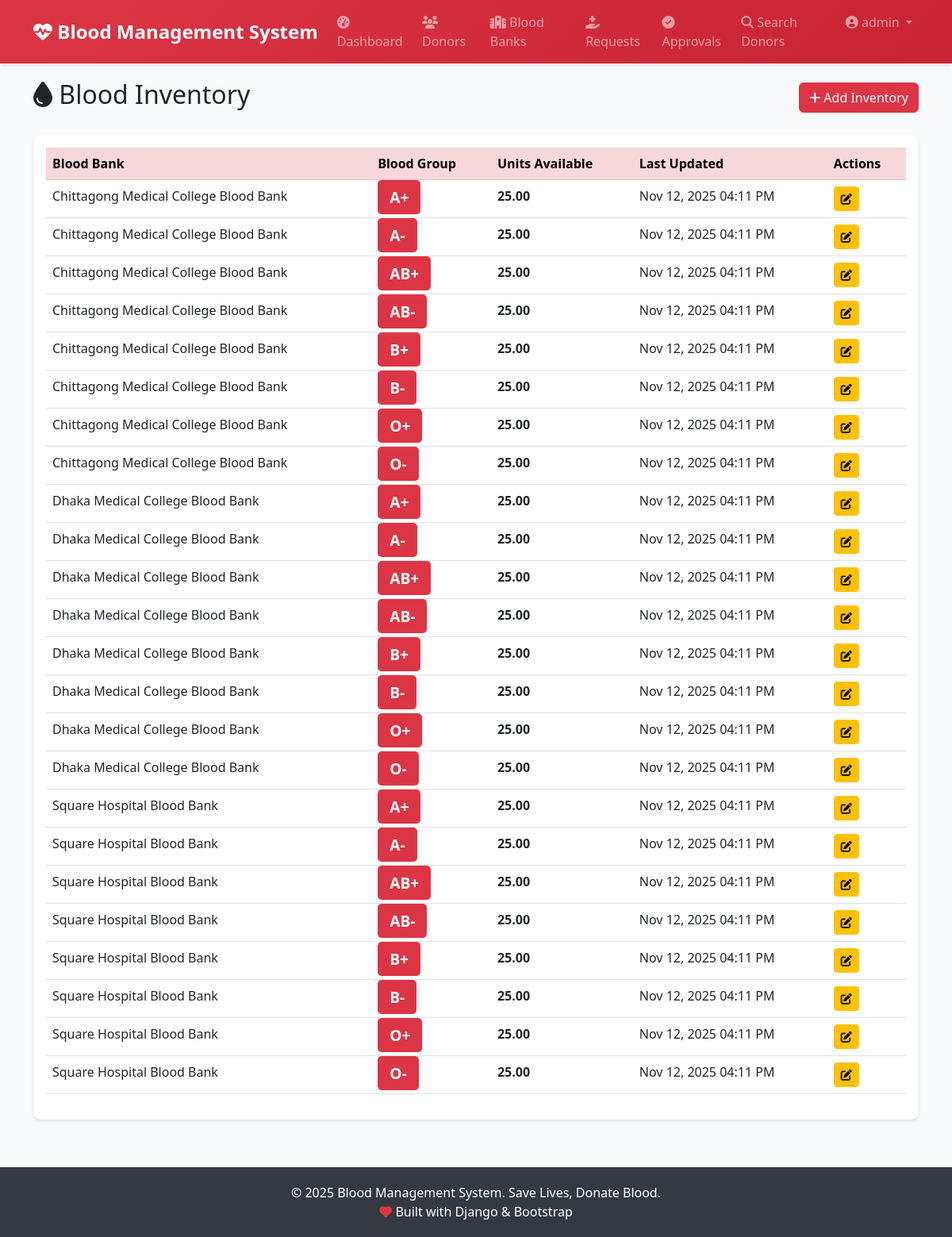
The page /inventory/ (signed in) on the database its author committed.
### accounts/models.py (models this page shows, shortened)
class User(AbstractUser):
    USER_TYPE_CHOICES = (
        ('admin', 'Admin'),
        ('donor', 'Donor'),
    )
    user_type = models.CharField(max_length=10, choices=USER_TYPE_CHOICES, default='donor')
    phone_number = models.CharField(max_length=15, blank=True)
    email = models.EmailField(unique=True)
    class Meta:
        db_table = 'users'
        verbose_name = 'User'
        verbose_name_plural = 'Users'

### blood_banks/models.py (models this page shows, shortened)
class BloodInventory(models.Model):
    BLOOD_GROUP_CHOICES = (
        ('A+', 'A+'),
        ('A-', 'A-'),
        ('B+', 'B+'),
        ('B-', 'B-'),
        ('AB+', 'AB+'),
        ('AB-', 'AB-'),
        ('O+', 'O+'),
        ('O-', 'O-'),
    )
    blood_bank = models.ForeignKey(BloodBank, on_delete=models.CASCADE, related_name='inventory')
    blood_group = models.CharField(max_length=3, choices=BLOOD_GROUP_CHOICES)
    units_available = models.DecimalField(max_digits=6, decimal_places=2, default=0)
    last_updated = models.DateTimeField(auto_now=True)
    class Meta:
        db_table = 'blood_inventory'
        verbose_name = 'Blood Inventory'
        verbose_name_plural = 'Blood Inventories'
        unique_together = ['blood_bank', 'blood_group']
        ordering = ['blood_bank', 'blood_group']

class BloodBank(models.Model):
    name = models.CharField(max_length=200)
    address = models.TextField()
    city = models.CharField(max_length=100)
    state = models.CharField(max_length=100, blank=True)
    zip_code = models.CharField(max_length=10, blank=True)
    phone_number = models.CharField(max_length=15)
    email = models.EmailField()
    is_active = models.BooleanField(default=True)
    created_at = models.DateTimeField(auto_now_add=True)
    updated_at = models.DateTimeField(auto_now=True)
    class Meta:
        db_table = 'blood_banks'
        verbose_name = 'Blood Bank'
        verbose_name_plural = 'Blood Banks'
        ordering = ['name']

### blood_banks/views.py (the view)
# urls.py: path('inventory/', views.blood_inventory_list, name='blood_inventory_list'),
@login_required
def blood_inventory_list(request):
    inventory = BloodInventory.objects.all().order_by('blood_bank', 'blood_group')
    return render(request, 'blood_banks/inventory_list.html', {'inventory': inventory})

### templates/blood_banks/inventory_list.html (shortened to what this page needs)
{% extends 'base.html' %}
{% block content %}
<div class="row mb-4">
    <div class="col-12 d-flex justify-content-between align-items-center">
        <h2><i class="fas fa-tint"></i> Blood Inventory</h2>
        {% if user.user_type == 'admin' %}
        <a href="{% url 'blood_inventory_create' %}" class="btn btn-danger">
            <i class="fas fa-plus"></i> Add Inventory
        </a>
        {% endif %}
    </div>
</div>
{% if inventory %}
<div class="row">
    <div class="col-12">
        <div class="card">
            <div class="card-body">
                <div class="table-responsive">
                    <table class="table table-hover">
                        <thead class="table-danger">
                            <tr>
                                <th>Blood Bank</th>
                                <th>Blood Group</th>
                                <th>Units Available</th>
                                <th>Last Updated</th>
                                {% if user.user_type == 'admin' %}
                                <th>Actions</th>
                                {% endif %}
                            </tr>
                        </thead>
                        <tbody>
                            {% for item in inventory %}
                            <tr>
                                <td>{{ item.blood_bank.name }}</td>
                                <td><span class="blood-group-badge bg-danger text-white">{{ item.blood_group }}</span></td>
                                <td><strong>{{ item.units_available|floatformat:2 }}</strong></td>
                                <td>{{ item.last_updated|date:"M d, Y h:i A" }}</td>
                                {% if user.user_type == 'admin' %}
                                <td>
                                    <a href="{% url 'blood_inventory_update' item.pk %}" class="btn btn-sm btn-warning">
                                        <i class="fas fa-edit"></i>
                                    </a>
                                </td>
                                {% endif %}
                            </tr>
                            {% endfor %}
                        </tbody>
                    </table>
                </div>
            </div>
        </div>
    </div>
</div>
{% else %}
<div class="alert alert-info">
    <i class="fas fa-info-circle"></i> No inventory data available.
</div>
{% endif %}
{% endblock %}

### templates/base.html (shortened to what this page needs)
<!DOCTYPE html>
<html lang="en">
<head>
    <link href="https://cdn.jsdelivr.net/npm/bootstrap@5.3.0/dist/css/bootstrap.min.css" rel="stylesheet">
    <link rel="stylesheet" href="https://cdnjs.cloudflare.com/ajax/libs/font-awesome/6.4.0/css/all.min.css">
</head>
<body>
    <nav class="navbar navbar-expand-lg navbar-dark">
        <div class="container">
            <a class="navbar-brand" href="{% url 'home' %}">
                <i class="fas fa-heartbeat"></i> Blood Management System
            </a>
            <div class="collapse navbar-collapse" id="navbarNav">
                <ul class="navbar-nav ms-auto">
                    {% if user.is_authenticated %}
                        {% if user.user_type == 'admin' %}
                            <li class="nav-item">
                                <a class="nav-link" href="{% url 'admin_dashboard' %}">
                                    <i class="fas fa-tachometer-alt"></i> Dashboard
                                </a>
                            </li>
                            <li class="nav-item">
                                <a class="nav-link" href="{% url 'admin_donors_list' %}">
                                    <i class="fas fa-users"></i> Donors
                                </a>
                            </li>
                            <li class="nav-item">
                                <a class="nav-link" href="{% url 'blood_bank_list' %}">
                                    <i class="fas fa-hospital"></i> Blood Banks
                                </a>
                            </li>
                            <li class="nav-item">
                                <a class="nav-link" href="{% url 'blood_request_list' %}">
                                    <i class="fas fa-hand-holding-medical"></i> Requests
                                </a>
                            </li>
                            <li class="nav-item">
                                <a class="nav-link" href="{% url 'donation_approval_list' %}">
                                    <i class="fas fa-check-circle"></i> Approvals
                                </a>
                            </li>
                        {% endif %}
                        <li class="nav-item">
                            <a class="nav-link" href="{% url 'donor_search' %}">
                                <i class="fas fa-search"></i> Search Donors
                            </a>
                        </li>
                        <li class="nav-item dropdown">
                            <a class="nav-link dropdown-toggle" href="#" id="navbarDropdown" role="button" data-bs-toggle="dropdown">
                                <i class="fas fa-user-circle"></i> {{ user.username }}
                            </a>
                        </li>
                    {% endif %}
                </ul>
            </div>
        </div>
    </nav>
    <div class="content-wrapper">
        <div class="container">
            {% block content %}{% endblock %}
        </div>
    </div>
    <footer class="footer text-center">
        <div class="container">
            <p class="mb-0">&copy; 2025 Blood Management System. Save Lives, Donate Blood.</p>
            <p class="mb-0">
                <i class="fas fa-heart text-danger"></i> Built with Django & Bootstrap
            </p>
        </div>
    </footer>
</body>
</html>

### templates/base.html (style rules this page uses)
:root { --primary-color: #dc3545; --secondary-color: #6c757d; --success-color: #28a745; --danger-color: #dc3545; }
body { font-family: 'Segoe UI', Tahoma, Geneva, Verdana, sans-serif; background-color: #f8f9fa; }
.navbar { background: linear-gradient(135deg, #dc3545 0%, #c82333 100%); box-shadow: 0 2px 4px rgba(0,0,0,.1); }
.navbar-brand { font-weight: bold; font-size: 1.5rem; }
.navbar-brand i { color: #fff; }
.content-wrapper { min-height: calc(100vh - 120px); padding: 20px 0; }
.card { border: none; border-radius: 10px; box-shadow: 0 2px 4px rgba(0,0,0,.1); transition: transform 0.3s; }
.footer { background-color: #343a40; color: #fff; padding: 20px 0; margin-top: 40px; }
.blood-group-badge { font-size: 1.2rem; font-weight: bold; padding: 8px 15px; border-radius: 5px; }

### rows shown on the page
User: username "admin"
BloodInventory: blood_bank.name "Chittagong Medical College Blood Bank", blood_group "A+", units_available "25.00", last_updated "Nov 12, 2025 04:11 PM"
BloodInventory: blood_bank.name "Chittagong Medical College Blood Bank", blood_group "A-", units_available "25.00", last_updated "Nov 12, 2025 04:11 PM"
BloodInventory: blood_bank.name "Chittagong Medical College Blood Bank", blood_group "AB+", units_available "25.00", last_updated "Nov 12, 2025 04:11 PM"
BloodInventory: blood_bank.name "Chittagong Medical College Blood Bank", blood_group "AB-", units_available "25.00", last_updated "Nov 12, 2025 04:11 PM"
BloodInventory: blood_bank.name "Chittagong Medical College Blood Bank", blood_group "B+", units_available "25.00", last_updated "Nov 12, 2025 04:11 PM"
BloodInventory: blood_bank.name "Chittagong Medical College Blood Bank", blood_group "B-", units_available "25.00", last_updated "Nov 12, 2025 04:11 PM"
BloodInventory: blood_bank.name "Chittagong Medical College Blood Bank", blood_group "O+", units_available "25.00", last_updated "Nov 12, 2025 04:11 PM"
BloodInventory: blood_bank.name "Chittagong Medical College Blood Bank", blood_group "O-", units_available "25.00", last_updated "Nov 12, 2025 04:11 PM"
BloodInventory: blood_bank.name "Dhaka Medical College Blood Bank", blood_group "A+", units_available "25.00", last_updated "Nov 12, 2025 04:11 PM"
BloodInventory: blood_bank.name "Dhaka Medical College Blood Bank", blood_group "A-", units_available "25.00", last_updated "Nov 12, 2025 04:11 PM"
BloodInventory: blood_bank.name "Dhaka Medical College Blood Bank", blood_group "AB+", units_available "25.00", last_updated "Nov 12, 2025 04:11 PM"
BloodInventory: blood_bank.name "Dhaka Medical College Blood Bank", blood_group "AB-", units_available "25.00", last_updated "Nov 12, 2025 04:11 PM"
BloodInventory: blood_bank.name "Dhaka Medical College Blood Bank", blood_group "B+", units_available "25.00", last_updated "Nov 12, 2025 04:11 PM"
BloodInventory: blood_bank.name "Dhaka Medical College Blood Bank", blood_group "B-", units_available "25.00", last_updated "Nov 12, 2025 04:11 PM"
BloodInventory: blood_bank.name "Dhaka Medical College Blood Bank", blood_group "O+", units_available "25.00", last_updated "Nov 12, 2025 04:11 PM"
BloodInventory: blood_bank.name "Dhaka Medical College Blood Bank", blood_group "O-", units_available "25.00", last_updated "Nov 12, 2025 04:11 PM"
BloodInventory: blood_bank.name "Square Hospital Blood Bank", blood_group "A+", units_available "25.00", last_updated "Nov 12, 2025 04:11 PM"
BloodInventory: blood_bank.name "Square Hospital Blood Bank", blood_group "A-", units_available "25.00", last_updated "Nov 12, 2025 04:11 PM"
BloodInventory: blood_bank.name "Square Hospital Blood Bank", blood_group "AB+", units_available "25.00", last_updated "Nov 12, 2025 04:11 PM"
BloodInventory: blood_bank.name "Square Hospital Blood Bank", blood_group "AB-", units_available "25.00", last_updated "Nov 12, 2025 04:11 PM"
BloodInventory: blood_bank.name "Square Hospital Blood Bank", blood_group "B+", units_available "25.00", last_updated "Nov 12, 2025 04:11 PM"
BloodInventory: blood_bank.name "Square Hospital Blood Bank", blood_group "B-", units_available "25.00", last_updated "Nov 12, 2025 04:11 PM"
BloodInventory: blood_bank.name "Square Hospital Blood Bank", blood_group "O+", units_available "25.00", last_updated "Nov 12, 2025 04:11 PM"
BloodInventory: blood_bank.name "Square Hospital Blood Bank", blood_group "O-", units_available "25.00", last_updated "Nov 12, 2025 04:11 PM"
